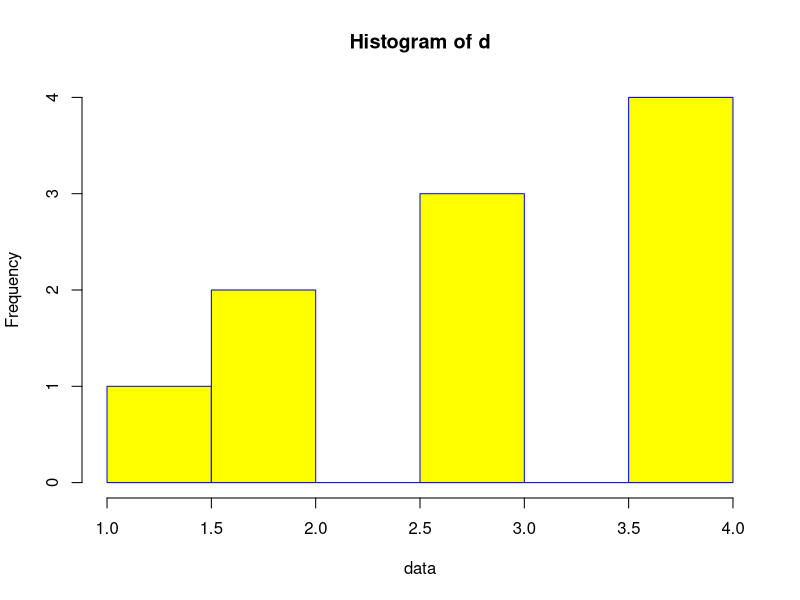

Write the R code that produced this figure.
# Create data for the graph.
d<- c(1,2,2,3,3,3,4,4,4,4)

# Create the histogram.
hist(d,xlab = "data",col = "yellow",border = "blue")

